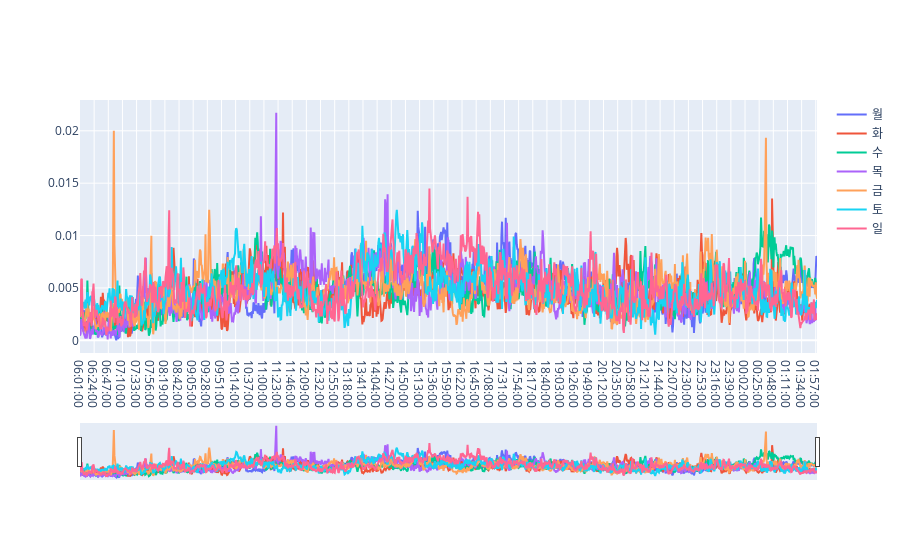

The notebook cell saved with this chart:
### Markdown cell above
### 요일별 평균 시청률 한큐에 그리기

### Code cell
#요일별 평균 시청률 그려보기 (plotly사용)

import plotly.graph_objects as go

fig = go.Figure()
fig.add_trace(go.Scatter(x=Mon["시간대"], y=Mon["mean_rating_of_the_day"],
                    mode='lines',
                    name='월'))
fig.add_trace(go.Scatter(x=Tue["시간대"], y=Tue["mean_rating_of_the_day"],
                    mode='lines',
                    name='화'))
fig.add_trace(go.Scatter(x=Wed["시간대"], y=Wed["mean_rating_of_the_day"],
                    mode='lines',
                    name='수'))
fig.add_trace(go.Scatter(x=Thu["시간대"], y=Thu["mean_rating_of_the_day"],
                    mode='lines',
                    name='목'))
fig.add_trace(go.Scatter(x=Fri["시간대"], y=Fri["mean_rating_of_the_day"],
                    mode='lines',
                    name='금'))
fig.add_trace(go.Scatter(x=Sat["시간대"], y=Sat["mean_rating_of_the_day"],
                    mode='lines',
                    name='토'))
fig.add_trace(go.Scatter(x=Sun["시간대"], y=Sun["mean_rating_of_the_day"],
                    mode='lines',
                    name='일'))


fig.update_xaxes(
    rangeslider_visible=True,
    tickformatstops = [
        dict(dtickrange=[None, 1000], value="%H:%M:%S.%L ms"),
        dict(dtickrange=[1000, 60000], value="%H:%M:%S s"),
        dict(dtickrange=[60000, 3600000], value="%H:%M m"),
        dict(dtickrange=[3600000, 86400000], value="%H:%M h"),
        dict(dtickrange=[86400000, 604800000], value="%e. %b d"),
        dict(dtickrange=[604800000, "M1"], value="%e. %b w"),
        dict(dtickrange=["M1", "M12"], value="%b '%y M"),
        dict(dtickrange=["M12", None], value="%Y Y")
    ]
)


fig.show()

### Figure 1 — Plotly figure (JSON) as saved in the notebook; plotly's stock layout.template omitted (floating-point values rounded to 4 significant figures; data arrays with more than 128 entries replaced by an {"elided": "..."} marker saying what was removed)
{"data": [{"mode": "lines", "name": "월", "type": "scatter", "x": {"elided": "1199 str values"}, "y": {"elided": "1199 float values"}}, {"mode": "lines", "name": "화", "type": "scatter", "x": {"elided": "1199 str values"}, "y": {"elided": "1199 float values"}}, {"mode": "lines", "name": "수", "type": "scatter", "x": {"elided": "1199 str values"}, "y": {"elided": "1199 float values"}}, {"mode": "lines", "name": "목", "type": "scatter", "x": {"elided": "1199 str values"}, "y": {"elided": "1199 float values"}}, {"mode": "lines", "name": "금", "type": "scatter", "x": {"elided": "1199 str values"}, "y": {"elided": "1199 float values"}}, {"mode": "lines", "name": "토", "type": "scatter", "x": {"elided": "1199 str values"}, "y": {"elided": "1199 float values"}}, {"mode": "lines", "name": "일", "type": "scatter", "x": {"elided": "1199 str values"}, "y": {"elided": "1199 float values"}}], "layout": {"xaxis": {"rangeslider": {"visible": true}, "tickformatstops": [{"dtickrange": [null, 1000], "value": "%H:%M:%S.%L ms"}, {"dtickrange": [1000, 60000], "value": "%H:%M:%S s"}, {"dtickrange": [60000, 3600000], "value": "%H:%M m"}, {"dtickrange": [3600000, 86400000], "value": "%H:%M h"}, {"dtickrange": [86400000, 604800000], "value": "%e. %b d"}, {"dtickrange": [604800000, "M1"], "value": "%e. %b w"}, {"dtickrange": ["M1", "M12"], "value": "%b '%y M"}, {"dtickrange": ["M12", null], "value": "%Y Y"}]}}}
